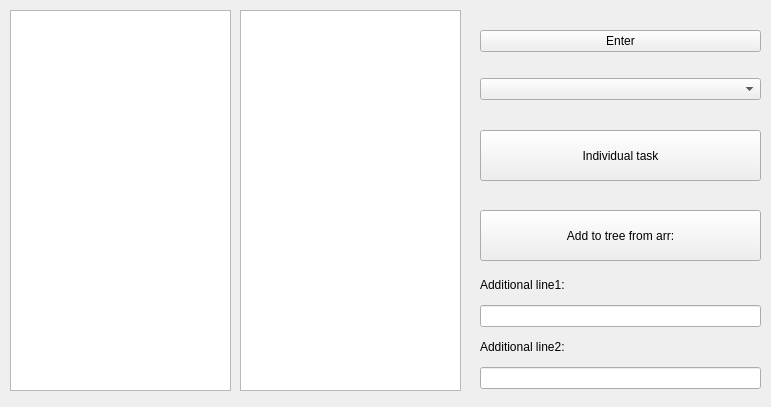
<?xml version="1.0" encoding="UTF-8"?>
<ui version="4.0">
 <class>Form</class>
 <widget class="QWidget" name="Form">
  <property name="geometry">
   <rect>
    <x>0</x>
    <y>0</y>
    <width>771</width>
    <height>407</height>
   </rect>
  </property>
  <property name="windowTitle">
   <string>Form</string>
  </property>
  <widget class="QTableWidget" name="tableWidget">
   <property name="geometry">
    <rect>
     <x>240</x>
     <y>10</y>
     <width>221</width>
     <height>381</height>
    </rect>
   </property>
  </widget>
  <widget class="QPushButton" name="pushButton_2">
   <property name="geometry">
    <rect>
     <x>480</x>
     <y>210</y>
     <width>281</width>
     <height>51</height>
    </rect>
   </property>
   <property name="text">
    <string>Add to tree from arr:</string>
   </property>
  </widget>
  <widget class="QPushButton" name="pushButton_3">
   <property name="geometry">
    <rect>
     <x>480</x>
     <y>130</y>
     <width>281</width>
     <height>51</height>
    </rect>
   </property>
   <property name="text">
    <string>Individual task</string>
   </property>
  </widget>
  <widget class="QTableWidget" name="tableWidget_2">
   <property name="geometry">
    <rect>
     <x>10</x>
     <y>10</y>
     <width>221</width>
     <height>381</height>
    </rect>
   </property>
  </widget>
  <widget class="QWidget" name="layoutWidget">
   <property name="geometry">
    <rect>
     <x>480</x>
     <y>270</y>
     <width>281</width>
     <height>119</height>
    </rect>
   </property>
   <layout class="QVBoxLayout" name="verticalLayout">
    <item>
     <widget class="QLabel" name="label">
      <property name="text">
       <string>Additional line1:</string>
      </property>
     </widget>
    </item>
    <item>
     <widget class="QLineEdit" name="lineEdit">
      <property name="inputMask">
       <string>999</string>
      </property>
     </widget>
    </item>
    <item>
     <widget class="QLabel" name="label_2">
      <property name="text">
       <string>Additional line2:</string>
      </property>
     </widget>
    </item>
    <item>
     <widget class="QLineEdit" name="lineEdit_2"/>
    </item>
   </layout>
  </widget>
  <widget class="QWidget" name="layoutWidget">
   <property name="geometry">
    <rect>
     <x>480</x>
     <y>10</y>
     <width>281</width>
     <height>111</height>
    </rect>
   </property>
   <layout class="QVBoxLayout" name="verticalLayout_2">
    <item>
     <widget class="QPushButton" name="pushButton">
      <property name="text">
       <string>Enter</string>
      </property>
     </widget>
    </item>
    <item>
     <widget class="QComboBox" name="comboBox"/>
    </item>
   </layout>
  </widget>
 </widget>
 <resources/>
 <connections/>
</ui>
